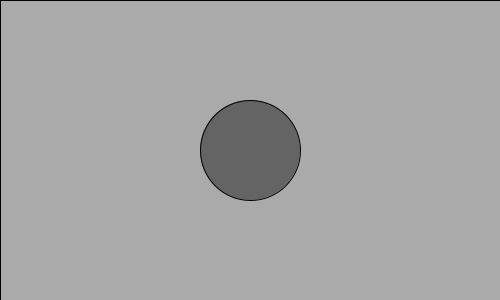
Frame 1 (no input)
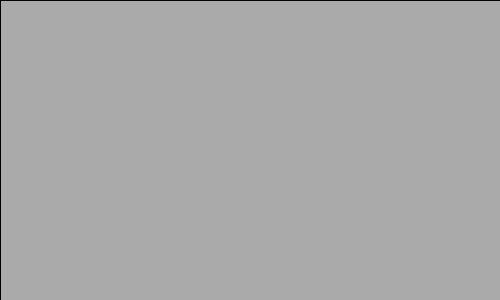
Frame 60 (the mouse pressed at the canvas centre just before this capture)
Frame 120 (the mouse held since frame 60 and released just before this capture): identical to frame 60, image omitted

The Processing sketch that drew these frames (run headless with seeded random() and noise(); from frame 60 on, the mouse is pressed at the canvas centre):

// Processing sketch: sketch_09_collision_to_wall_pde
// ── sketch_09_collision_to_wall_pde.pde
float s_1, v_1;
float r = 50; 
void setup() {
  size(500,300);
  s_1 = width/2; 
  v_1 = 20; 
}
void draw() {
  fill(170);
  rect(0, 0, width, height);
  if(s_1 > width) {
    v_1 = v_1 * (-1);
  }
  fill(100);
  ellipse(s_1, height/2, r*2, r*2);
  s_1 = s_1 + v_1;
}
